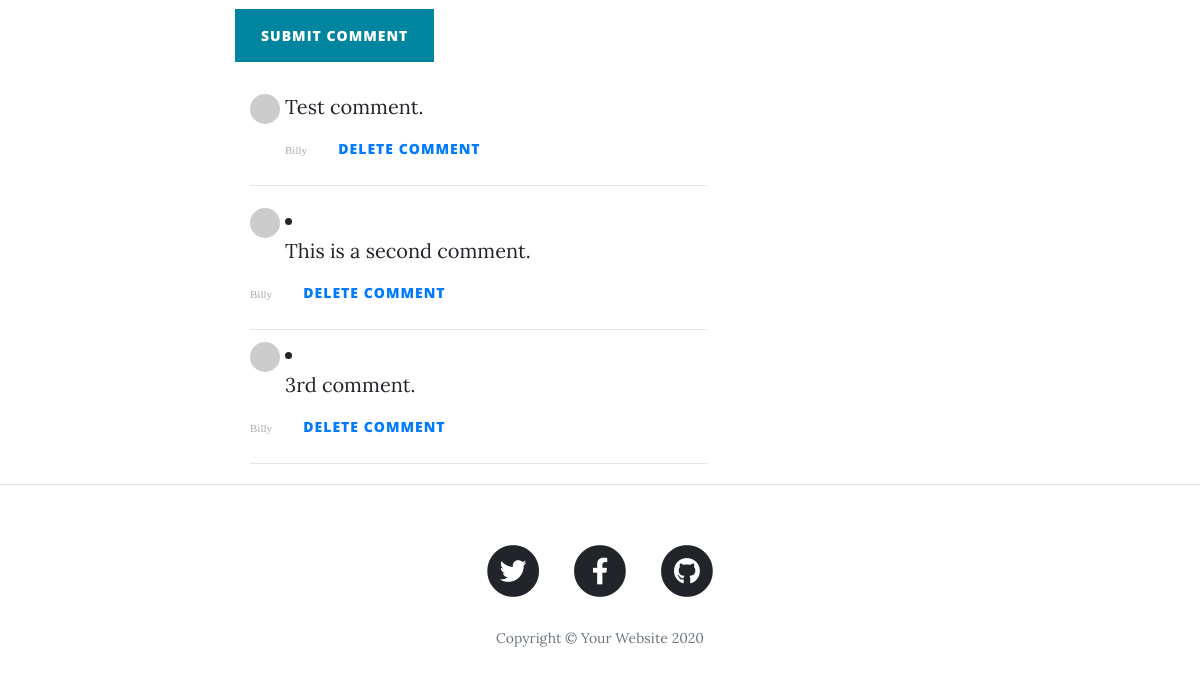
Page /post/1 (signed in, lower part) on the earlier database version.
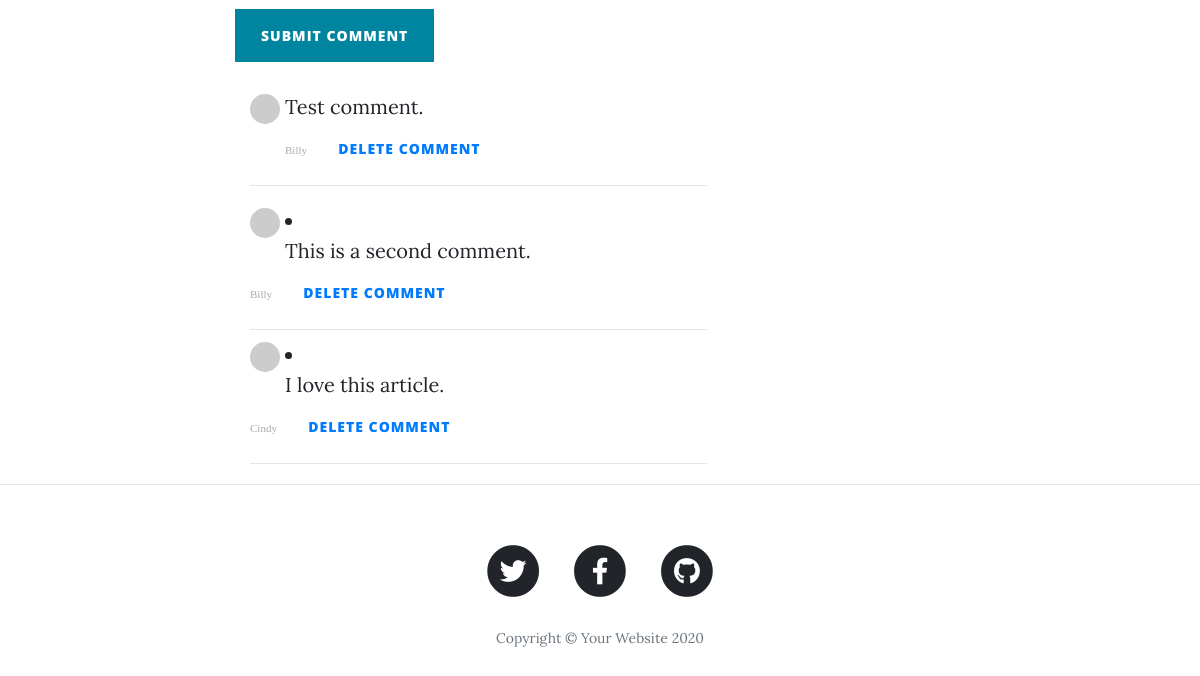
Same page on the later database version.
### main.py (models this page shows)
class CommentPost(db.Model):
    __tablename__ = "comments"
    id = db.Column(db.Integer, primary_key=True)
    text = db.Column(db.Text, nullable=False)
    author_id = db.Column(db.Integer, db.ForeignKey('users.id'))
    comment_author = relationship("User", back_populates="comments")
    post_id = db.Column(db.Integer, db.ForeignKey("blog_posts.id"))
    parent_post = relationship("BlogPost", back_populates="comments")

class User(UserMixin, db.Model):
    __tablename__ = "users"
    id = db.Column(db.Integer, primary_key=True)
    email = db.Column(db.String(100), unique=True)
    password = db.Column(db.String(100))
    name = db.Column(db.String(100))
    posts = relationship("BlogPost", back_populates="author")
    comments = relationship("CommentPost", back_populates="comment_author")

### main.py (the view, shortened to what this page needs)
@app.route("/post/<int:post_id>", methods=["GET", "POST"])
def show_post(post_id):
    form = CommentForm()
    requested_post = BlogPost.query.get(post_id)
    all_comments = CommentPost.query.all()
    return render_template("post.html", post=requested_post, form=form, current_user=current_user,
                           all_comments=all_comments)

### forms.py
class CommentForm(FlaskForm):
    body = CKEditorField("Comment", validators=[DataRequired()])
    submit = SubmitField("Submit Comment")

### main.py (called while the page is built)
@login_manager.user_loader
def load_user(id):
    return User.query.get(id)

### templates/post.html (shortened to what this page needs)
{% extends 'bootstrap/base.html' %}
{% import "bootstrap/wtf.html" as wtf %}
{% block content %}
{% include "header.html" %}
  <article>
    <div class="container">
      <div class="row">
        <div class="col-lg-8 col-md-10 mx-auto">
          {{ wtf.quick_form(form, novalidate=True, button_map={"submit": "primary"}) }}
          <div class="col-lg-8 col-md-10 mx-auto comment">
              <ul class="commentList">
                {% for comment in all_comments %}
                <li>
                  <div class="commenterImage">
                    <img src="{{ comment.comment_author.email | gravatar }}"/>
                  </div>
                  <div class="commentText">
                    {{ comment.text|safe }}
                    <span class="date sub-text">{{ comment.comment_author.name }}</span>
                    {% if current_user.id == comment.author_id and current_user.is_authenticated or
                    current_user.id == 1 %}
                      <a class="btn btn-link" href="{{url_for('delete_comment', comment_id=comment.id,
                      post_id=post.id )}}">Delete Comment</a>
                    {% endif %}
                  </div>
                  <hr/>
                </li>
              </ul>
                {% endfor %}
            </div>
          </div>
      </div>
    </div>
  </article>
  <hr>
{% include "footer.html" %}
{% endblock %}

### templates/header.html (shortened to what this page needs)
<!DOCTYPE html>
<html lang="en">
<head>
  <link href="{{ url_for('static', filename='vendor/bootstrap/css/bootstrap.min.css') }}" rel="stylesheet">
  <link href="{{ url_for('static', filename='vendor/fontawesome-free/css/all.min.css')}}" rel="stylesheet" type="text/css">
  <link href="{{ url_for('static', filename='css/clean-blog.min.css')}}" rel="stylesheet">
</head>
<body>

### templates/footer.html (shortened to what this page needs)
  <footer>
    <div class="container">
      <div class="row">
        <div class="col-lg-8 col-md-10 mx-auto">
          <ul class="list-inline text-center">
            <li class="list-inline-item">
              <a href="#">
                <span class="fa-stack fa-lg">
                  <i class="fas fa-circle fa-stack-2x"></i>
                  <i class="fab fa-twitter fa-stack-1x fa-inverse"></i>
                </span>
              </a>
            </li>
            <li class="list-inline-item">
              <a href="#">
                <span class="fa-stack fa-lg">
                  <i class="fas fa-circle fa-stack-2x"></i>
                  <i class="fab fa-facebook-f fa-stack-1x fa-inverse"></i>
                </span>
              </a>
            </li>
            <li class="list-inline-item">
              <a href="#">
                <span class="fa-stack fa-lg">
                  <i class="fas fa-circle fa-stack-2x"></i>
                  <i class="fab fa-github fa-stack-1x fa-inverse"></i>
                </span>
              </a>
            </li>
          </ul>
          <p class="copyright text-muted">Copyright &copy; Your Website 2020</p>
        </div>
      </div>
    </div>
  </footer>
</body>
</html>

Differences in the rows shown:
removed CommentPost: text "3rd comment.", comment_author.name "Billy"
added CommentPost: text "I love this article.", comment_author.name "Cindy"
